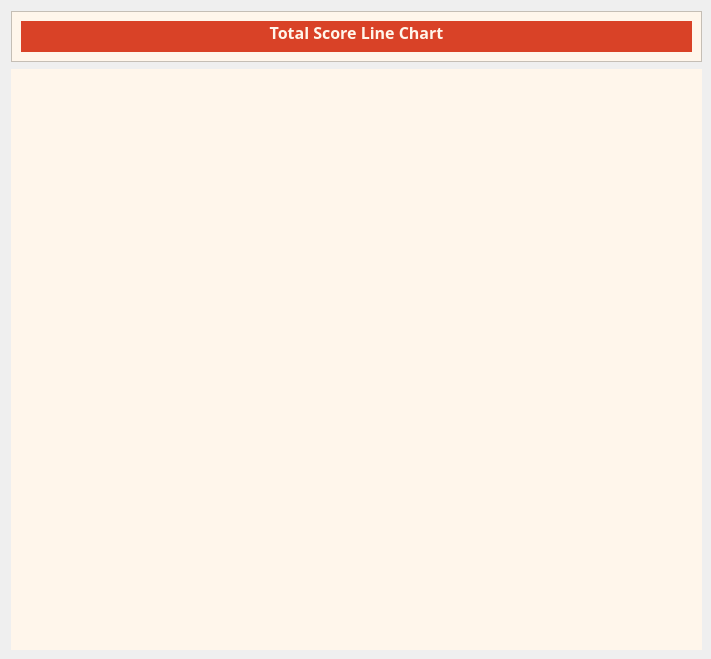
       <widget class="QWidget" name="Total_Score_Line_Chart">
        <widget class="QFrame" name="frame_7">
         <property name="geometry">
          <rect>
           <x>11</x>
           <y>11</y>
           <width>691</width>
           <height>51</height>
          </rect>
         </property>
         <property name="palette">
          <palette>
           <active>
            <colorrole role="Button">
             <brush brushstyle="SolidPattern">
              <color alpha="255">
               <red>255</red>
               <green>246</green>
               <blue>235</blue>
              </color>
             </brush>
            </colorrole>
            <colorrole role="Base">
             <brush brushstyle="SolidPattern">
              <color alpha="255">
               <red>255</red>
               <green>246</green>
               <blue>235</blue>
              </color>
             </brush>
            </colorrole>
            <colorrole role="Window">
             <brush brushstyle="SolidPattern">
              <color alpha="255">
               <red>255</red>
               <green>246</green>
               <blue>235</blue>
              </color>
             </brush>
            </colorrole>
           </active>
           <inactive>
            <colorrole role="Button">
             <brush brushstyle="SolidPattern">
              <color alpha="255">
               <red>255</red>
               <green>246</green>
               <blue>235</blue>
              </color>
             </brush>
            </colorrole>
            <colorrole role="Base">
             <brush brushstyle="SolidPattern">
              <color alpha="255">
               <red>255</red>
               <green>246</green>
               <blue>235</blue>
              </color>
             </brush>
            </colorrole>
            <colorrole role="Window">
             <brush brushstyle="SolidPattern">
              <color alpha="255">
               <red>255</red>
               <green>246</green>
               <blue>235</blue>
              </color>
             </brush>
            </colorrole>
           </inactive>
           <disabled>
            <colorrole role="Button">
             <brush brushstyle="SolidPattern">
              <color alpha="255">
               <red>255</red>
               <green>246</green>
               <blue>235</blue>
              </color>
             </brush>
            </colorrole>
            <colorrole role="Base">
             <brush brushstyle="SolidPattern">
              <color alpha="255">
               <red>255</red>
               <green>246</green>
               <blue>235</blue>
              </color>
             </brush>
            </colorrole>
            <colorrole role="Window">
             <brush brushstyle="SolidPattern">
              <color alpha="255">
               <red>255</red>
               <green>246</green>
               <blue>235</blue>
              </color>
             </brush>
            </colorrole>
           </disabled>
          </palette>
         </property>
         <property name="styleSheet">
          <string notr="true">background-color: rgb(255, 246, 235);</string>
         </property>
         <property name="frameShape">
          <enum>QFrame::StyledPanel</enum>
         </property>
         <property name="frameShadow">
          <enum>QFrame::Raised</enum>
         </property>
         <widget class="QLabel" name="label_2">
          <property name="geometry">
           <rect>
            <x>10</x>
            <y>10</y>
            <width>671</width>
            <height>31</height>
           </rect>
          </property>
          <property name="palette">
           <palette>
            <active>
             <colorrole role="WindowText">
              <brush brushstyle="SolidPattern">
               <color alpha="255">
                <red>255</red>
                <green>246</green>
                <blue>235</blue>
               </color>
              </brush>
             </colorrole>
             <colorrole role="Button">
              <brush brushstyle="SolidPattern">
               <color alpha="255">
                <red>217</red>
                <green>66</green>
                <blue>39</blue>
               </color>
              </brush>
             </colorrole>
             <colorrole role="Text">
              <brush brushstyle="SolidPattern">
               <color alpha="255">
                <red>255</red>
                <green>246</green>
                <blue>235</blue>
               </color>
              </brush>
             </colorrole>
             <colorrole role="ButtonText">
              <brush brushstyle="SolidPattern">
               <color alpha="255">
                <red>255</red>
                <green>246</green>
                <blue>235</blue>
               </color>
              </brush>
             </colorrole>
             <colorrole role="Base">
              <brush brushstyle="SolidPattern">
               <color alpha="255">
                <red>217</red>
                <green>66</green>
                <blue>39</blue>
               </color>
              </brush>
             </colorrole>
             <colorrole role="Window">
              <brush brushstyle="SolidPattern">
               <color alpha="255">
                <red>217</red>
                <green>66</green>
                <blue>39</blue>
               </color>
              </brush>
             </colorrole>
             <colorrole role="PlaceholderText">
              <brush brushstyle="NoBrush">
               <color alpha="128">
                <red>255</red>
                <green>246</green>
                <blue>235</blue>
               </color>
              </brush>
             </colorrole>
            </active>
            <inactive>
             <colorrole role="WindowText">
              <brush brushstyle="SolidPattern">
               <color alpha="255">
                <red>255</red>
                <green>246</green>
                <blue>235</blue>
               </color>
              </brush>
             </colorrole>
             <colorrole role="Button">
              <brush brushstyle="SolidPattern">
               <color alpha="255">
                <red>217</red>
                <green>66</green>
                <blue>39</blue>
               </color>
              </brush>
             </colorrole>
             <colorrole role="Text">
              <brush brushstyle="SolidPattern">
               <color alpha="255">
                <red>255</red>
                <green>246</green>
                <blue>235</blue>
               </color>
              </brush>
             </colorrole>
             <colorrole role="ButtonText">
              <brush brushstyle="SolidPattern">
               <color alpha="255">
                <red>255</red>
                <green>246</green>
                <blue>235</blue>
               </color>
              </brush>
             </colorrole>
             <colorrole role="Base">
              <brush brushstyle="SolidPattern">
               <color alpha="255">
                <red>217</red>
                <green>66</green>
                <blue>39</blue>
               </color>
              </brush>
             </colorrole>
             <colorrole role="Window">
              <brush brushstyle="SolidPattern">
               <color alpha="255">
                <red>217</red>
                <green>66</green>
                <blue>39</blue>
               </color>
              </brush>
             </colorrole>
             <colorrole role="PlaceholderText">
              <brush brushstyle="NoBrush">
               <color alpha="128">
                <red>255</red>
                <green>246</green>
                <blue>235</blue>
               </color>
              </brush>
             </colorrole>
            </inactive>
            <disabled>
             <colorrole role="WindowText">
              <brush brushstyle="SolidPattern">
               <color alpha="255">
                <red>255</red>
                <green>246</green>
                <blue>235</blue>
               </color>
              </brush>
             </colorrole>
             <colorrole role="Button">
              <brush brushstyle="SolidPattern">
               <color alpha="255">
                <red>217</red>
                <green>66</green>
                <blue>39</blue>
               </color>
              </brush>
             </colorrole>
             <colorrole role="Text">
              <brush brushstyle="SolidPattern">
               <color alpha="255">
                <red>255</red>
                <green>246</green>
                <blue>235</blue>
               </color>
              </brush>
             </colorrole>
             <colorrole role="ButtonText">
              <brush brushstyle="SolidPattern">
               <color alpha="255">
                <red>255</red>
                <green>246</green>
                <blue>235</blue>
               </color>
              </brush>
             </colorrole>
             <colorrole role="Base">
              <brush brushstyle="SolidPattern">
               <color alpha="255">
                <red>217</red>
                <green>66</green>
                <blue>39</blue>
               </color>
              </brush>
             </colorrole>
             <colorrole role="Window">
              <brush brushstyle="SolidPattern">
               <color alpha="255">
                <red>217</red>
                <green>66</green>
                <blue>39</blue>
               </color>
              </brush>
             </colorrole>
             <colorrole role="PlaceholderText">
              <brush brushstyle="NoBrush">
               <color alpha="128">
                <red>255</red>
                <green>246</green>
                <blue>235</blue>
               </color>
              </brush>
             </colorrole>
            </disabled>
           </palette>
          </property>
          <property name="font">
           <font>
            <family>Montserrat SemiBold</family>
            <pointsize>12</pointsize>
            <weight>75</weight>
            <bold>true</bold>
           </font>
          </property>
          <property name="styleSheet">
           <string notr="true">background-color: rgb(217, 66, 39);
color: rgb(255, 246, 235);</string>
          </property>
          <property name="text">
           <string>Total Score Line Chart</string>
          </property>
          <property name="alignment">
           <set>Qt::AlignHCenter|Qt::AlignTop</set>
          </property>
         </widget>
        </widget>
        <widget class="PlotWidget" name="graphScore" native="true">
         <property name="geometry">
          <rect>
           <x>11</x>
           <y>69</y>
           <width>691</width>
           <height>581</height>
          </rect>
         </property>
         <property name="sizePolicy">
          <sizepolicy hsizetype="Preferred" vsizetype="Expanding">
           <horstretch>0</horstretch>
           <verstretch>0</verstretch>
          </sizepolicy>
         </property>
         <property name="palette">
          <palette>
           <active>
            <colorrole role="WindowText">
             <brush brushstyle="SolidPattern">
              <color alpha="255">
               <red>254</red>
               <green>245</green>
               <blue>234</blue>
              </color>
             </brush>
            </colorrole>
            <colorrole role="Button">
             <brush brushstyle="SolidPattern">
              <color alpha="255">
               <red>255</red>
               <green>246</green>
               <blue>235</blue>
              </color>
             </brush>
            </colorrole>
            <colorrole role="Light">
             <brush brushstyle="SolidPattern">
              <color alpha="255">
               <red>255</red>
               <green>248</green>
               <blue>240</blue>
              </color>
             </brush>
            </colorrole>
            <colorrole role="Dark">
             <brush brushstyle="SolidPattern">
              <color alpha="255">
               <red>255</red>
               <green>248</green>
               <blue>240</blue>
              </color>
             </brush>
            </colorrole>
            <colorrole role="Mid">
             <brush brushstyle="SolidPattern">
              <color alpha="255">
               <red>255</red>
               <green>248</green>
               <blue>240</blue>
              </color>
             </brush>
            </colorrole>
            <colorrole role="Text">
             <brush brushstyle="SolidPattern">
              <color alpha="255">
               <red>254</red>
               <green>245</green>
               <blue>234</blue>
              </color>
             </brush>
            </colorrole>
            <colorrole role="ButtonText">
             <brush brushstyle="SolidPattern">
              <color alpha="255">
               <red>254</red>
               <green>245</green>
               <blue>234</blue>
              </color>
             </brush>
            </colorrole>
            <colorrole role="Base">
             <brush brushstyle="SolidPattern">
              <color alpha="255">
               <red>255</red>
               <green>246</green>
               <blue>235</blue>
              </color>
             </brush>
            </colorrole>
            <colorrole role="Window">
             <brush brushstyle="SolidPattern">
              <color alpha="255">
               <red>255</red>
               <green>246</green>
               <blue>235</blue>
              </color>
             </brush>
            </colorrole>
            <colorrole role="PlaceholderText">
             <brush brushstyle="NoBrush">
              <color alpha="128">
               <red>254</red>
               <green>245</green>
               <blue>234</blue>
              </color>
             </brush>
            </colorrole>
           </active>
           <inactive>
            <colorrole role="WindowText">
             <brush brushstyle="SolidPattern">
              <color alpha="255">
               <red>254</red>
               <green>245</green>
               <blue>234</blue>
              </color>
             </brush>
            </colorrole>
            <colorrole role="Button">
             <brush brushstyle="SolidPattern">
              <color alpha="255">
               <red>255</red>
               <green>246</green>
               <blue>235</blue>
              </color>
             </brush>
            </colorrole>
            <colorrole role="Light">
             <brush brushstyle="SolidPattern">
              <color alpha="255">
               <red>255</red>
               <green>248</green>
               <blue>240</blue>
              </color>
             </brush>
            </colorrole>
            <colorrole role="Dark">
             <brush brushstyle="SolidPattern">
              <color alpha="255">
               <red>255</red>
               <green>248</green>
               <blue>240</blue>
              </color>
             </brush>
            </colorrole>
            <colorrole role="Mid">
             <brush brushstyle="SolidPattern">
              <color alpha="255">
               <red>255</red>
               <green>248</green>
               <blue>240</blue>
              </color>
             </brush>
            </colorrole>
            <colorrole role="Text">
             <brush brushstyle="SolidPattern">
              <color alpha="255">
               <red>254</red>
               <green>245</green>
               <blue>234</blue>
              </color>
             </brush>
            </colorrole>
            <colorrole role="ButtonText">
             <brush brushstyle="SolidPattern">
              <color alpha="255">
               <red>254</red>
               <green>245</green>
               <blue>234</blue>
              </color>
             </brush>
            </colorrole>
            <colorrole role="Base">
             <brush brushstyle="SolidPattern">
              <color alpha="255">
               <red>255</red>
               <green>246</green>
               <blue>235</blue>
              </color>
             </brush>
            </colorrole>
            <colorrole role="Window">
             <brush brushstyle="SolidPattern">
              <color alpha="255">
               <red>255</red>
               <green>246</green>
               <blue>235</blue>
              </color>
             </brush>
            </colorrole>
            <colorrole role="PlaceholderText">
             <brush brushstyle="NoBrush">
              <color alpha="128">
               <red>254</red>
               <green>245</green>
               <blue>234</blue>
              </color>
             </brush>
            </colorrole>
           </inactive>
           <disabled>
            <colorrole role="WindowText">
             <brush brushstyle="SolidPattern">
              <color alpha="255">
               <red>254</red>
               <green>245</green>
               <blue>234</blue>
              </color>
             </brush>
            </colorrole>
            <colorrole role="Button">
             <brush brushstyle="SolidPattern">
              <color alpha="255">
               <red>255</red>
               <green>246</green>
               <blue>235</blue>
              </color>
             </brush>
            </colorrole>
            <colorrole role="Light">
             <brush brushstyle="SolidPattern">
              <color alpha="255">
               <red>255</red>
               <green>248</green>
               <blue>240</blue>
              </color>
             </brush>
            </colorrole>
            <colorrole role="Dark">
             <brush brushstyle="SolidPattern">
              <color alpha="255">
               <red>255</red>
               <green>248</green>
               <blue>240</blue>
              </color>
             </brush>
            </colorrole>
            <colorrole role="Mid">
             <brush brushstyle="SolidPattern">
              <color alpha="255">
               <red>255</red>
               <green>248</green>
               <blue>240</blue>
              </color>
             </brush>
            </colorrole>
            <colorrole role="Text">
             <brush brushstyle="SolidPattern">
              <color alpha="255">
               <red>254</red>
               <green>245</green>
               <blue>234</blue>
              </color>
             </brush>
            </colorrole>
            <colorrole role="ButtonText">
             <brush brushstyle="SolidPattern">
              <color alpha="255">
               <red>254</red>
               <green>245</green>
               <blue>234</blue>
              </color>
             </brush>
            </colorrole>
            <colorrole role="Base">
             <brush brushstyle="SolidPattern">
              <color alpha="255">
               <red>255</red>
               <green>246</green>
               <blue>235</blue>
              </color>
             </brush>
            </colorrole>
            <colorrole role="Window">
             <brush brushstyle="SolidPattern">
              <color alpha="255">
               <red>255</red>
               <green>246</green>
               <blue>235</blue>
              </color>
             </brush>
            </colorrole>
            <colorrole role="PlaceholderText">
             <brush brushstyle="NoBrush">
              <color alpha="128">
               <red>254</red>
               <green>245</green>
               <blue>234</blue>
              </color>
             </brush>
            </colorrole>
           </disabled>
          </palette>
         </property>
         <property name="styleSheet">
          <string notr="true">background-color: rgb(255, 246, 235);
color: rgb(254, 245, 234);</string>
         </property>
         <layout class="QGridLayout" name="gridLayout"/>
        </widget>
       </widget>
